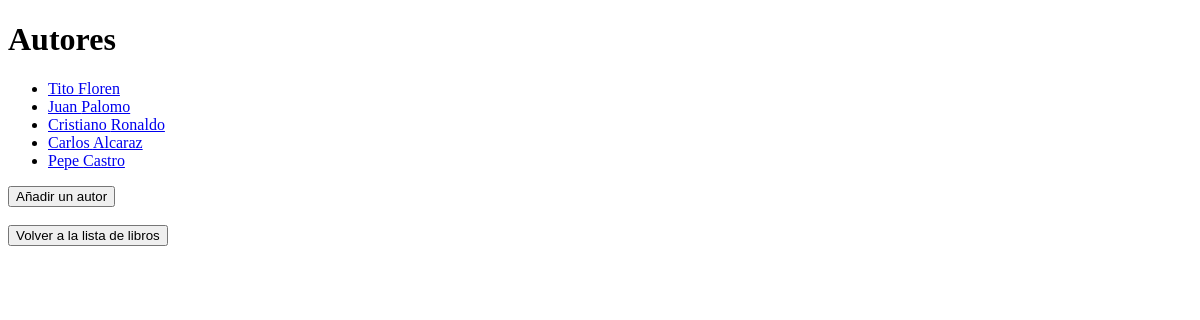
Before: /authors/ with the older database file.
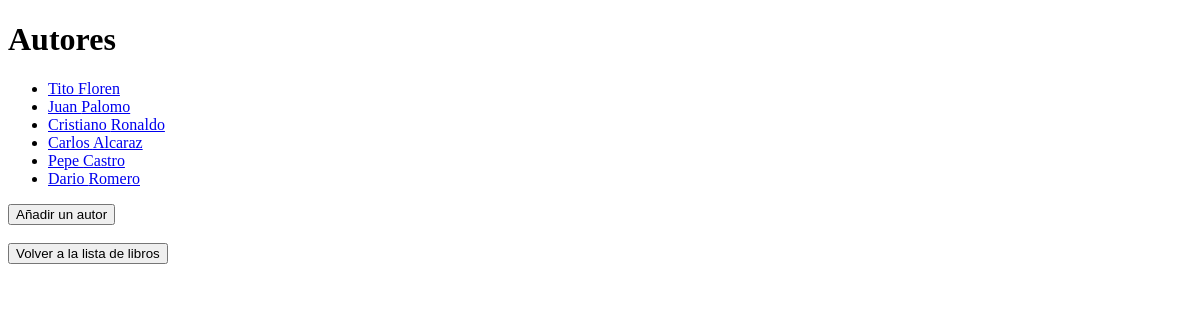
After: the same page with the newer database file.
### books/models.py (models this page shows, shortened)
class Author(models.Model):
    first_name = models.CharField(max_length=100)
    last_name = models.CharField(max_length=100)
    birth_date= models.DateField()

### books/views.py (the view)
# urls.py: path('authors/', views.authorlist, name='author_list'),
def authorlist(request):
    authors = Author.objects.all()
    return render(request, "books/author_list.html", {"authors": authors})

### books/templates/books/author_list.html (shortened to what this page needs)
<!DOCTYPE html>
<html lang="en">
<head>
</head>
<body>
<h1><strong>Autores</strong></h1>
<ul>
    {% for author in authors %}
        <li>
            <a href="{% url 'author_detail' author.id %}">{{ author.first_name }} {{ author.last_name }}</a>
        </li>
    {% endfor %}
</ul>
<form action="{% url 'add_author' %}" method="get">
    <button type="submit">Añadir un autor</button>
</form>
<br>
<form action="{% url 'index' %}" method="get">
    <button type="submit">Volver a la lista de libros</button>
</form>
</body>
</html>

Changed rows visible on the page:
added Author: first_name "Dario", last_name "Romero"
